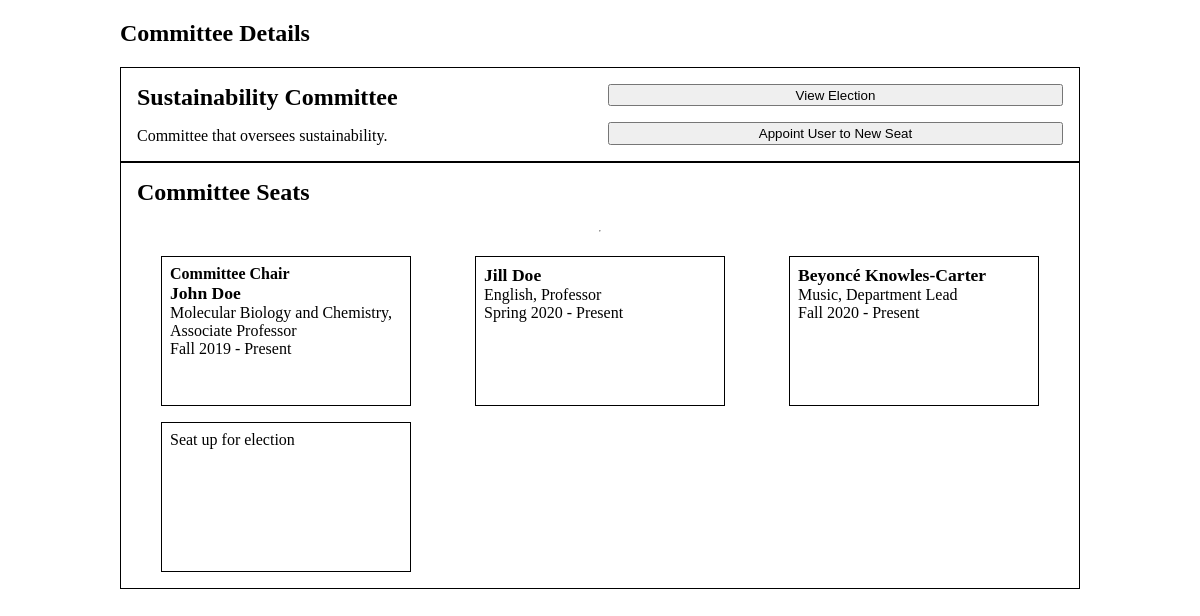
/committee_details.php?committee=1, run on the app's committed database.
### tables this page shows
CREATE TABLE IF NOT EXISTS `Committee` (
  `Committee_ID` INT NOT NULL AUTO_INCREMENT,
  `Name` VARCHAR(45) NOT NULL,
  `Description` VARCHAR(45) NOT NULL,
  PRIMARY KEY (`Committee_ID`));

CREATE TABLE IF NOT EXISTS `User` (
  `CNU_ID` INT NOT NULL AUTO_INCREMENT,
  `Password` VARCHAR(24) NOT NULL,
  `Fname` VARCHAR(45) NOT NULL,
  `Lname` VARCHAR(45) NOT NULL,
  `Email` VARCHAR(72) NOT NULL,
  `Department` VARCHAR(45),
  `Position` VARCHAR(45) NOT NULL,
  `Birthday` DATE NOT NULL,
  `Date_of_Hiring` DATE NOT NULL,
  `Gender` VARCHAR(45) NOT NULL,
  `Race` VARCHAR(45) NOT NULL,
  `Photo` Blob,
  PRIMARY KEY (`CNU_ID`));

### committee_details.php (the view, shortened to what this page needs)
<!DOCTYPE html>
<html lang="en" dir="ltr">
<head>
  <link rel="stylesheet" href="css/profile.css" type="text/css">
  <?php include 'databaseconnect.php';
      $com_id = intval($_GET['committee']);
      $com_sql = "SELECT * FROM `Committee` WHERE Committee_ID='$com_id'";
      $com = $conn->query($com_sql)->fetch_assoc();
      $chair_sql = "SELECT User_CNU_ID FROM `Chairman` WHERE Committee_Committee_ID='$com_id'";
      $chair_id = $conn->query($chair_sql)->fetch_assoc()['User_CNU_ID'];
      $com_seats_sql = "SELECT * FROM `Committee Seat` WHERE Committee_Committee_ID='$com_id'";
      $com_seats = $conn->query($com_seats_sql);
      $election_sql = "SELECT * FROM `Election` WHERE Committee_Committee_ID='$com_id' AND NOT Status='Complete'";
      $election = $conn->query($election_sql)->fetch_assoc();
    ?>
</head>
<body>
  <div class="wrapper">
    <h2>Committee Details</h2>
    <div class="body">
      <div class="column">
        <span class='major heading'><?php echo $com['Name'];?></span>
        <div class="block"><?php echo $com['Description'];?></div>
      </div>
      <div class="column">
        <?php
            if (is_null($election)) {
                echo "<a href='#'><button type='button'>Start Election</button></a>";
            } else {
                echo "<a href='election_details.php?election=".$election['Election_ID']."'><button type='button'>View Election</button></a>";
            }
          ?>
        <a href="#"><button type="button">Appoint User to New Seat</button></a>
      </div>
    </div>
    <div class="body">
      <div class="column">
      <span class='major heading'>Committee Seats</span>
      <hr>
      <div class="tiles">
        <?php
              while ($seat = $com_seats->fetch_assoc()) {
                  $user_id = intval($seat['User_CNU_ID']);
                  $user_sql = "SELECT CNU_ID, Fname, Lname, Department, Position, Photo FROM `User` WHERE CNU_ID='$user_id'";
                  $user = $conn->query($user_sql)->fetch_assoc();
                  $is_chair = $user['CNU_ID'] == $chair_id;
                  $ending_term = $seat['Ending_Term'] ?? 'Present';
                  echo "<div class='tile'>";
                  echo $is_chair ? "<span class='heading'>Committee Chair</span><br>" : "";
                  echo "<span class='sub heading'>".$user['Fname']." ".$user['Lname']."</span><br>"
                      .$user['Department'].", ".$user['Position']."<br>"
                      .$seat['Starting_Term']." - ".$ending_term;
                  echo "</div>";
              }
              for ($i=0; $i < $election['Number_Seats']; $i++) {
                  echo "<div class='tile'><span class='centered'>Seat up for election</span></div>";
              }
            ?>
      </div>
    </div>
    </div>
  </div>
</body>
</html>

### css/profile.css (style rules this page uses)
* { box-sizing: border-box; }
body { margin: 0; padding: 0; height: 100vh; display: flex; flex-flow: column nowrap; position: relative; }
.wrapper { width: 80%; max-height: 85%; position: absolute; right: 10%; left: 10%; display: flex; flex-flow: column nowrap; }
.body { border: 1px solid black; padding: 1em; display: flex; justify-content: space-around; gap: 1em; }
.body .column { display: flex; flex-flow: column nowrap; justify-content: space-between; flex: 1; gap: 1em; }
.body .block { display: grid; grid-auto-columns: 1fr 2fr; }
.body .tiles { flex: fit-content; display: grid; grid-template-columns: repeat(auto-fit, minmax(150px, 250px)); justify-content: space-around; grid-gap: 1em; }
.body .tiles .tile { display: block; padding: 0.5em; border: 1px solid black; min-height: 150px; }
.body .heading { font-weight: bold; grid-column: span 2; }
.body .heading.sub { font-size: 1.1em; }
.body .heading.major { font-size: 1.5em; }
.body a, .body a button { height: 100%; width: 100%; }

### data on the page
committee: Name "Sustainability Committee", Description "Committee that oversees sustainability."
committee seat: shows "Committee Chair", User_CNU_ID.Fname "John", User_CNU_ID.Lname "Doe", User_CNU_ID.Department "Molecular Biology and Chemistry", User_CNU_ID.Position "Associate Professor", Starting_Term "Fall 2019", Ending_Term "Present"
committee seat: User_CNU_ID.Fname "Jill", User_CNU_ID.Lname "Doe", User_CNU_ID.Department "English", User_CNU_ID.Position "Professor", Starting_Term "Spring 2020", Ending_Term "Present"
committee seat: User_CNU_ID.Fname "Beyoncé", User_CNU_ID.Lname "Knowles-Carter", User_CNU_ID.Department "Music", User_CNU_ID.Position "Department Lead", Starting_Term "Fall 2020", Ending_Term "Present"
